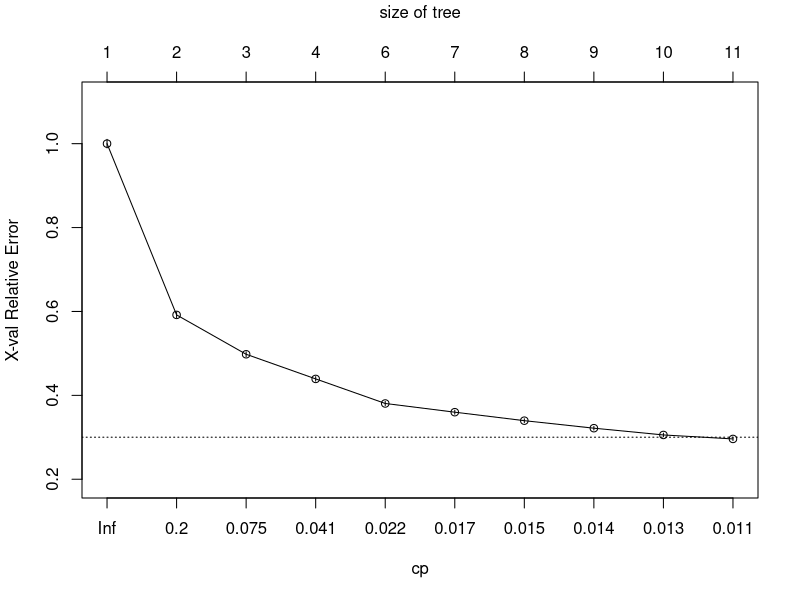
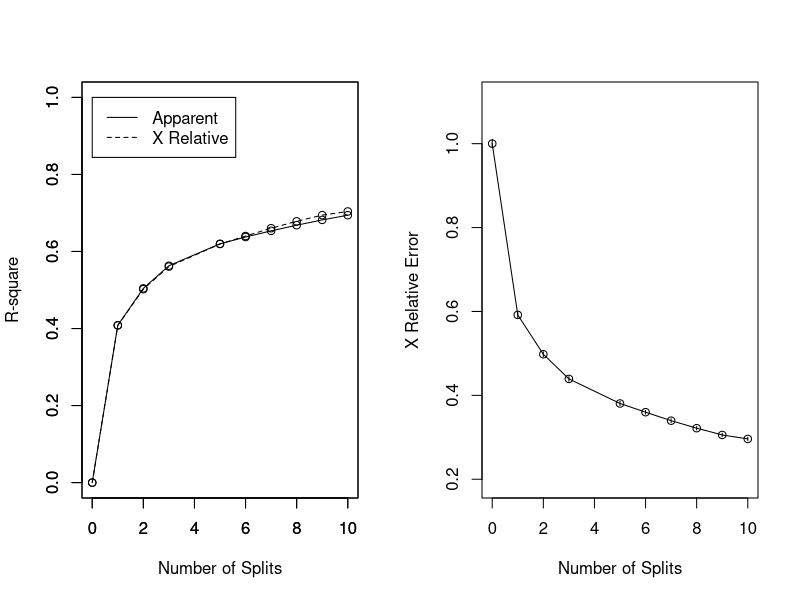
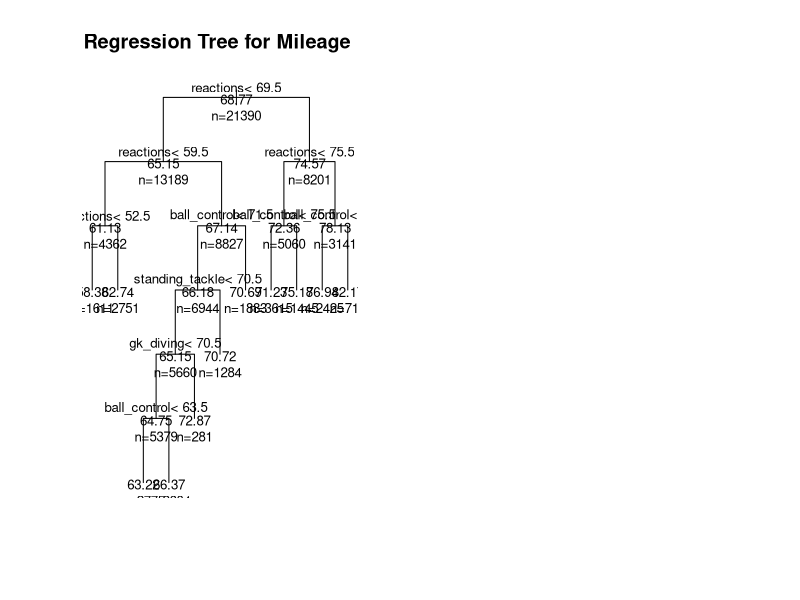

Recreate these plots in R, in order. (Note: this script raises an error after producing the figures.)
###ISyE 6740 Project European Player Rating System
## Regression Tree
setwd('D:/Acedemic GT/ISyE 6740/Project')
MyData<-read.csv('CleanData.csv')
Rate<-as.matrix(MyData[,4])
Attr<-as.matrix(MyData[,c(9:41)])
RAttr<-as.matrix(MyData[,c(4,9:41)])
# df <- as.data.frame(MyData)
# for(i in c(4,9:41)){
#   MyData[,i]<-as.factor(MyData[,i])
# }

library(rpart)
library(party)

# grow tree 
fit <- rpart(overall_rating~crossing	+finishing	+heading_accuracy
             +short_passing	+volleys	+dribbling	+curve	
             +free_kick_accuracy	+long_passing	+ball_control	
             +acceleration	+sprint_speed	+agility	+reactions	
             +balance	+shot_power	+jumping	+stamina	+strength	
             +long_shots	+aggression	+interceptions	+positioning	
             +vision	+penalties	+marking	+standing_tackle	
             +sliding_tackle	+gk_diving	+gk_handling	+gk_kicking	
             +gk_positioning	+gk_reflexes, 
             method="anova", data=MyData)

printcp(fit) # display the results 
plotcp(fit) # visualize cross-validation results 
summary(fit) # detailed summary of splits

# create additional plots 
par(mfrow=c(1,2)) # two plots on one page 
rsq.rpart(fit) # visualize cross-validation results  	

# plot tree 
plot(fit, uniform=TRUE, 
     main="Regression Tree for Mileage ")
text(fit, use.n=TRUE, all=TRUE, cex=.8)

# create attractive postcript plot of tree 
post(fit, file = "c:/tree2.ps", 
     title = "Regression Tree for Mileage ")

# Random Forest prediction of Kyphosis data
library(randomForest)
fit <- randomForest(overall_rating~crossing	+finishing	+heading_accuracy
                    +short_passing	+volleys	+dribbling	+curve	
                    +free_kick_accuracy	+long_passing	+ball_control	
                    +acceleration	+sprint_speed	+agility	+reactions	
                    +balance	+shot_power	+jumping	+stamina	+strength	
                    +long_shots	+aggression	+interceptions	+positioning	
                    +vision	+penalties	+marking	+standing_tackle	
                    +sliding_tackle	+gk_diving	+gk_handling	+gk_kicking	
                    +gk_positioning	+gk_reflexes, 
                    data=MyData)
print(fit) # view results 
importance(fit) # importance of each predictor
